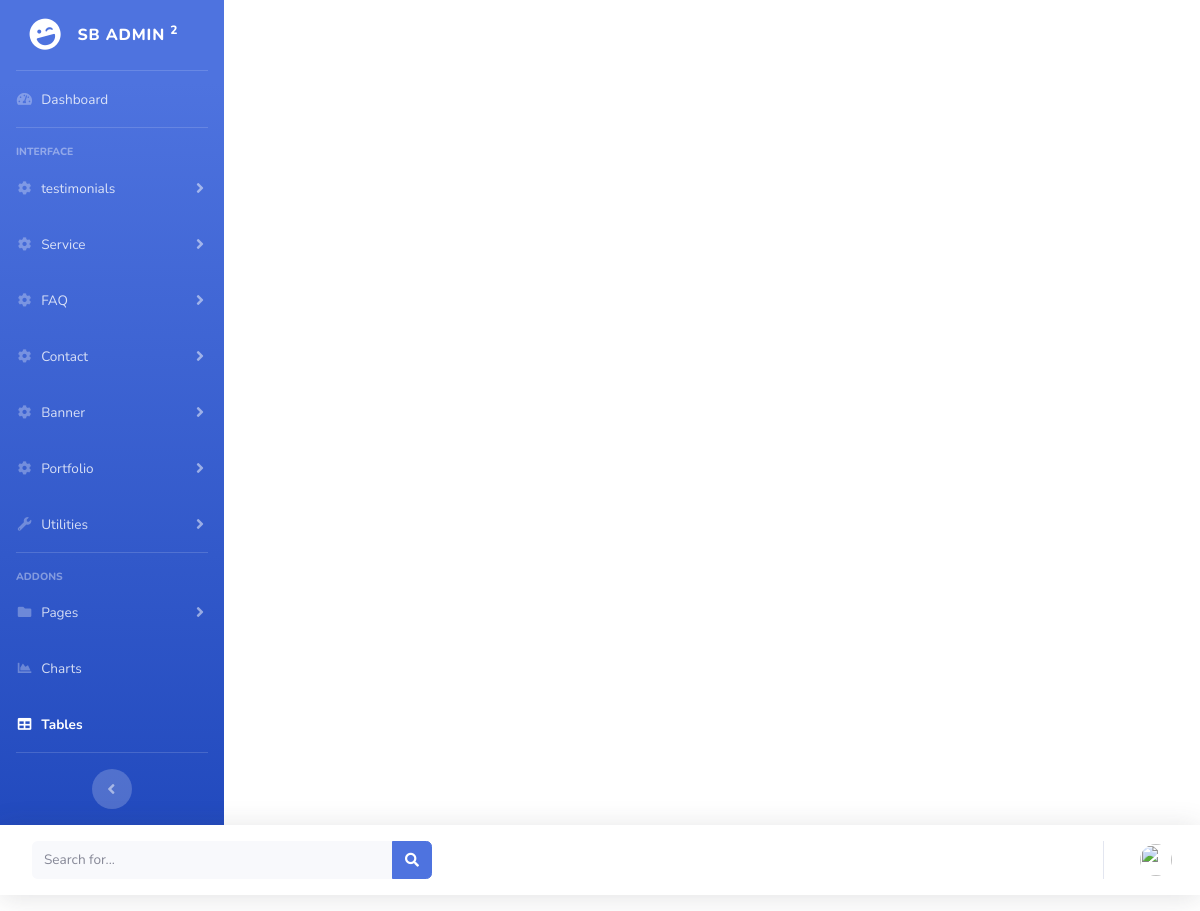
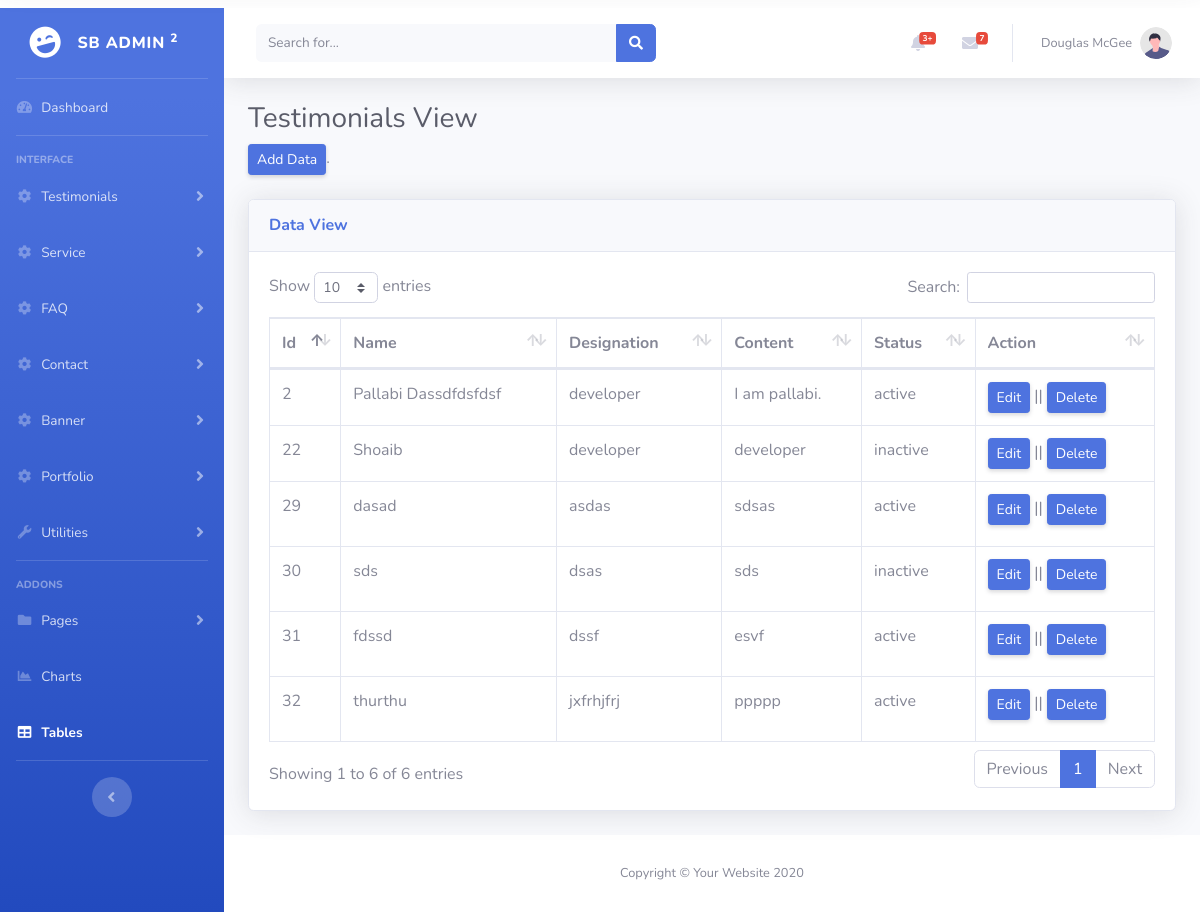
Screenshot of /project/admin/testimonials.php with the database file from the repository (2 pictures, top to bottom).
### tables this page shows
CREATE TABLE `testimonials` (
  `testimonial_id` int(11) NOT NULL,
  `people_name` varchar(500) NOT NULL,
  `people_designation` varchar(500) NOT NULL,
  `content` longtext NOT NULL,
  `status` enum('active','inactive') DEFAULT 'active',
  `rating` int(11) DEFAULT 0,
  `craete_at` datetime DEFAULT current_timestamp(),
  `update_at` datetime DEFAULT current_timestamp() ON UPDATE current_timestamp()
);

### project/admin/testimonials.php (the view, shortened to what this page needs)
<?php include("include/master.php");
?>
<!DOCTYPE html>
<html lang="en">
<head>
    <link href="vendor/fontawesome-free/css/all.min.css" rel="stylesheet" type="text/css">
    <link href="assets/css/sb-admin-2.min.css" rel="stylesheet">
    <link href="vendor/datatables/dataTables.bootstrap4.min.css" rel="stylesheet">
</head>
<body id="page-top">
    <div id="wrapper">
        <ul class="navbar-nav bg-gradient-primary sidebar sidebar-dark accordion" id="accordionSidebar">
            <a class="sidebar-brand d-flex align-items-center justify-content-center" href="index.html">
                <div class="sidebar-brand-icon rotate-n-15">
                    <i class="fas fa-laugh-wink"></i>
                </div>
                <div class="sidebar-brand-text mx-3">SB Admin <sup>2</sup></div>
            </a>
            <hr class="sidebar-divider my-0">
            <li class="nav-item">
                <a class="nav-link" href="dashboard.php">
                    <i class="fas fa-fw fa-tachometer-alt"></i>
                    <span>Dashboard</span></a>
            </li>
            <hr class="sidebar-divider">
            <div class="sidebar-heading">
                Interface
            </div>
            <li class="nav-item">
                <a class="nav-link collapsed" href="#" data-toggle="collapse" data-target="#collapseTwo" aria-expanded="true" aria-controls="collapseTwo">
                    <i class="fas fa-fw fa-cog"></i>
                    <span>Testimonials</span>
                </a>
            </li>
            <li class="nav-item">
                <a class="nav-link collapsed" href="#" data-toggle="collapse" data-target="#collapseT" aria-expanded="true" aria-controls="collapseTwo">
                    <i class="fas fa-fw fa-cog"></i>
                    <span>Service</span>
                </a>
            </li>
            <li class="nav-item">
                <a class="nav-link collapsed" href="#" data-toggle="collapse" data-target="#faq" aria-expanded="true" aria-controls="collapseTwo">
                    <i class="fas fa-fw fa-cog"></i>
                    <span>FAQ</span>
                </a>
            </li>
            <li class="nav-item">
                <a class="nav-link collapsed" href="#" data-toggle="collapse" data-target="#Contact" aria-expanded="true" aria-controls="collapseTwo">
                    <i class="fas fa-fw fa-cog"></i>
                    <span>Contact</span>
                </a>
            </li>
            <li class="nav-item">
                <a class="nav-link collapsed" href="#" data-toggle="collapse" data-target="#banner" aria-expanded="true" aria-controls="collapseTwo">
                    <i class="fas fa-fw fa-cog"></i>
                    <span>Banner</span>
                </a>
            </li>
            <li class="nav-item">
                <a class="nav-link collapsed" href="#" data-toggle="collapse" data-target="#port" aria-expanded="true" aria-controls="collapseTwo">
                    <i class="fas fa-fw fa-cog"></i>
                    <span>Portfolio</span>
                </a>
            </li>
            <li class="nav-item">
                <a class="nav-link collapsed" href="#" data-toggle="collapse" data-target="#collapseUtilities" aria-expanded="true" aria-controls="collapseUtilities">
                    <i class="fas fa-fw fa-wrench"></i>
                    <span>Utilities</span>
                </a>
            </li>
            <hr class="sidebar-divider">
            <div class="sidebar-heading">
                Addons
            </div>
            <li class="nav-item">
                <a class="nav-link collapsed" href="#" data-toggle="collapse" data-target="#collapsePages" aria-expanded="true" aria-controls="collapsePages">
                    <i class="fas fa-fw fa-folder"></i>
                    <span>Pages</span>
                </a>
            </li>
            <li class="nav-item">
                <a class="nav-link" href="charts.html">
                    <i class="fas fa-fw fa-chart-area"></i>
                    <span>Charts</span></a>
            </li>
            <li class="nav-item active">
                <a class="nav-link" href="tables.html">
                    <i class="fas fa-fw fa-table"></i>
                    <span>Tables</span></a>
            </li>
            <hr class="sidebar-divider d-none d-md-block">
            <div class="text-center d-none d-md-inline">
                <button class="rounded-circle border-0" id="sidebarToggle"></button>
            </div>
        </ul>
        <div id="content-wrapper" class="d-flex flex-column">
            <div id="content">
                <nav class="navbar navbar-expand navbar-light bg-white topbar mb-4 static-top shadow">
                    <form class="d-none d-sm-inline-block form-inline mr-auto ml-md-3 my-2 my-md-0 mw-100 navbar-search">
                        <div class="input-group">
                            <input type="text" class="form-control bg-light border-0 small" placeholder="Search for..." aria-label="Search" aria-describedby="basic-addon2">
                            <div class="input-group-append">
                                <button class="btn btn-primary" type="button">
                                    <i class="fas fa-search fa-sm"></i>
                                </button>
                            </div>
                        </div>
                    </form>
                    <ul class="navbar-nav ml-auto">
                        <li class="nav-item dropdown no-arrow mx-1">
                            <a class="nav-link dropdown-toggle" href="#" id="alertsDropdown" role="button" data-toggle="dropdown" aria-haspopup="true" aria-expanded="false">
                                <i class="fas fa-bell fa-fw"></i>
                                <span class="badge badge-danger badge-counter">3+</span>
                            </a>
                        </li>
                        <li class="nav-item dropdown no-arrow mx-1">
                            <a class="nav-link dropdown-toggle" href="#" id="messagesDropdown" role="button" data-toggle="dropdown" aria-haspopup="true" aria-expanded="false">
                                <i class="fas fa-envelope fa-fw"></i>
                                <span class="badge badge-danger badge-counter">7</span>
                            </a>
                        </li>
                        <li class="nav-item dropdown no-arrow">
                            <a class="nav-link dropdown-toggle" href="#" id="userDropdown" role="button" data-toggle="dropdown" aria-haspopup="true" aria-expanded="false">
                                <span class="mr-2 d-none d-lg-inline text-gray-600 small">Douglas McGee</span>
                                <img class="img-profile rounded-circle" src="img/undraw_profile.svg">
                            </a>
                        </li>
                    </ul>
                </nav>
                <div class="container-fluid">
                    <h1 class="h3 mb-2 text-gray-800">Testimonials View</h1>
                    <p class=" mb-4 "><a class="d-none d-sm-inline-block btn btn-sm btn-primary shadow-sm" href="form.php">Add Data</a>.</p>
                    <div class="card shadow mb-4">
                        <div class="card-header py-3">
                            <h6 class="m-0 font-weight-bold text-primary">Data View</h6>
                        </div>
                        <div class="card-body">
                            <div class="table-responsive">
                                <?php $id = 0;
                                $sql = "SELECT * FROM `testimonials`";
                                $result = mysqli_query($conn, $sql);
                                $row = mysqli_num_rows($result);
                                ?>
                                <?php if ($row == 0) : ?>
                                    <h2>Data Not Found</h2>
                                <?php else : ?>
                                    <table class="table table-bordered" id="dataTable" width="100%" cellspacing="0">
                                        <thead>
                                            <tr>
                                                <th>Id</th>
                                                <th>Name</th>
                                                <th>Designation</th>
                                                <th>Content</th>
                                                <th>Status</th>
                                                <th>Action</th>
                                            </tr>
                                        </thead>
                                        <tbody>
                                            <?php
                                            while ($rows = mysqli_fetch_assoc($result)) {
                                            ?>
                                                <tr>
                                                    <td><?php echo $rows['testimonial_id'] ?></td>
                                                    <td><?php echo $rows['people_name'] ?></td>
                                                    <td><?php echo $rows['people_designation'] ?></td>
                                                    <td><?php echo $rows['content'] ?></td>
                                                    <td><?php echo $rows['status'] ?> </td>
                                                    <td><a class="d-none d-sm-inline-block btn btn-sm btn-primary shadow-sm" href="edit.php?id=<?php echo $rows['testimonial_id'] ?>">Edit</a> || <a class="d-none d-sm-inline-block btn btn-sm btn-primary shadow-sm" href="testimonials.php?id=<?php echo $rows['testimonial_id'] ?>&type=delete">Delete</a>
                                                    </td>
                                                <?php } ?>
                                                </tr>
                                        </tbody>
                                    </table>
                                <?php endif ?>
                            </div>
                        </div>
                    </div>
                </div>
            </div>
            <footer class="sticky-footer bg-white">
                <div class="container my-auto">
                    <div class="copyright text-center my-auto">
                        <span>Copyright &copy; Your Website 2020</span>
                    </div>
                </div>
            </footer>
        </div>
    </div>
</body>
</html>

### rows the page displays
testimonials: testimonial_id "2", people_name "Pallabi Dassdfdsfdsf", people_designation "developer", content "I am pallabi.", status "active"
testimonials: testimonial_id "22", people_name "Shoaib", people_designation "developer", content "developer", status "inactive"
testimonials: testimonial_id "29", people_name "dasad", people_designation "asdas", content "sdsas", status "active"
testimonials: testimonial_id "30", people_name "sds", people_designation "dsas", content "sds", status "inactive"
testimonials: testimonial_id "31", people_name "fdssd", people_designation "dssf", content "esvf", status "active"
testimonials: testimonial_id "32", people_name "thurthu", people_designation "jxfrhjfrj", content "ppppp", status "active"
